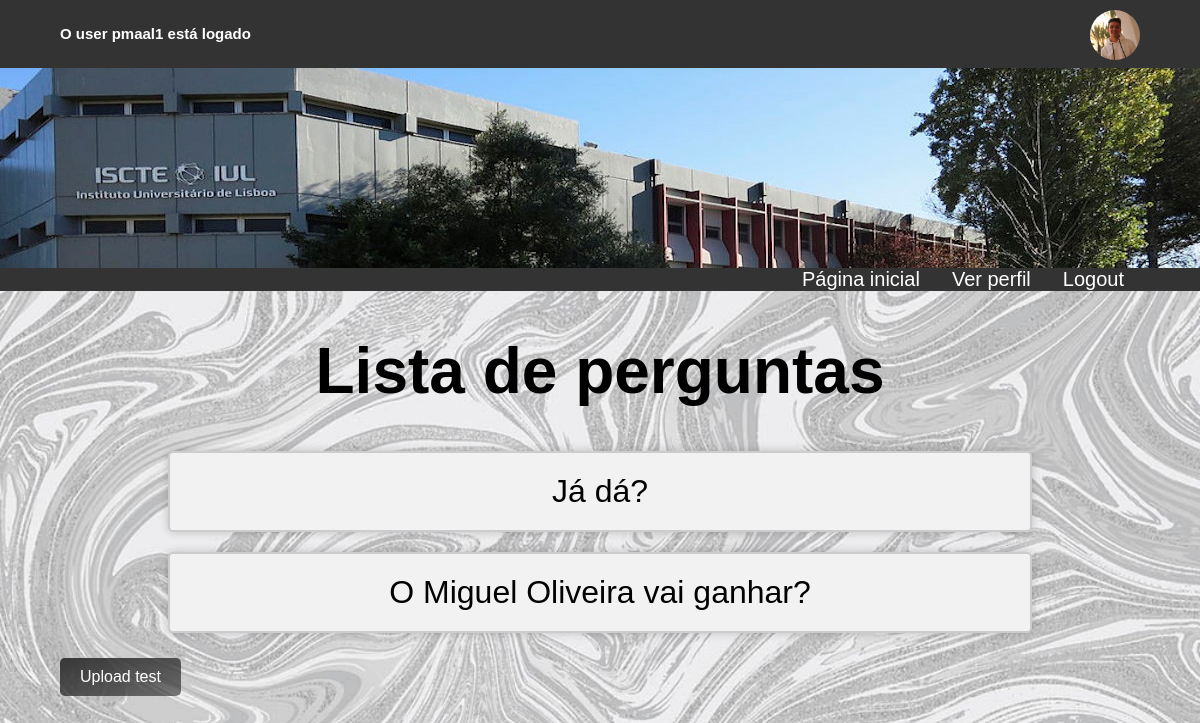
Page /votacao/ (signed in) on the committed database.
### votacao/models.py (models this page shows)
class Questao(models.Model):
    questao_texto = models.CharField(max_length=200)
    pub_data = models.DateTimeField('data de publicacao')

### votacao/views.py (the view)
# urls.py: path('', views.index, name='index'),
def index(request):
    if 'error_message' in request.session:
        del request.session['error_message']
    if request.user.is_authenticated:
        try:
            aluno = Aluno.objects.get(user=request.user)
            request.session['num_votos'] = aluno.num_votos
        except (KeyError, Aluno.DoesNotExist):
            pass
        pic_list = os.listdir('votacao/static/media/')
        fs = FileSystemStorage()
        for filename in pic_list:
            if filename.startswith(request.user.username + '_'):
                profile_pic_url = fs.url(filename)
                request.session['profile_pic_url'] = profile_pic_url
                break
    latest_question_list = Questao.objects.order_by('-pub_data')[:5]
    context = {'latest_question_list': latest_question_list}
    return render(request, 'votacao/index.html', context)

### votacao/templates/votacao/index.html (shortened to what this page needs)
<!DOCTYPE html>
<html lang="en" xmlns="http://www.w3.org/1999/html">
<head>
    {% load static %}
    <link rel="stylesheet" type="text/css" href="{% static 'votacao/css/style.css' %}">
</head>
<body>
<header>
    <div class="container">
        <div id="sessioninfo">
            {% if request.user.is_authenticated %}
                <h2>O user {{ request.user.username }} está logado</h2>
            {% else %}
                <h2>Não está logado...</h2>
            {% endif %}
        </div>
        <div id="header_profileimage">
            {% if request.session.profile_pic_url %}
                <img style="width: 50px; height: 50px" class="profileimg"
                     src="{{ request.session.profile_pic_url }}" alt="Profile Image">
            {% else %}
                <img style="width: 50px; height: 50px" class="profileimg" src="../../static/media/default.png">
            {% endif %}
        </div>
    </div>
    <div id="banner"></div>
</header>
<div class="container_background">
    <div class="container">
        <nav class="mainnav">
             {% if request.user.is_authenticated %}
                <ul>
                    {% if request.session.num_votos >= 0 %}
                        <li class="main_nav_li"><a href="{% url 'votacao:fazlogout' %}">Logout</a></li>
                        <li class="main_nav_li"><a href="{% url 'votacao:verperfil' %}">Ver perfil</a></li>
                        <li class="main_nav_li"><a href="{% url 'votacao:index' %}">Página inicial</a></li>
                    {% else %}
                        <li class="main_nav_li"><a href="{% url 'votacao:fazlogout' %}">Logout</a></li>
                        {% if request.user.is_superuser %}
                            <li class="main_nav_li"><a href="{% url 'votacao:criarquestao' %}">Criar Questão</a></li>
                        {% endif %}
                        <li class="main_nav_li"><a href="{% url 'votacao:index' %}">Página inicial</a></li>
                    {% endif %}
                </ul>
             {% endif %}
        </nav>
    </div>
</div>
{% block conteudoprincipal %}
    <div class="container">
    <h1 id="questionlisttitle">Lista de perguntas</h1>
    {% if latest_question_list %}
        {% for questao in latest_question_list %}
            <div class="box" onclick='location.href="{% url 'votacao:detalhe' questao.id %}"' >
                {{ questao.questao_texto }}
            </div>
        {% endfor %}
    {% else %}
        <div class="container">
            <p>Não há questoes disponíveis.</p>
        </div>
    {% endif %}
     <form>
         <input type="submit" formaction="{% url 'votacao:fazerupload' %}" value="Upload test"><br>
     </form>
    </div>
{% endblock %}
</body>
</html>

### votacao/static/votacao/css/style.css (style rules this page uses)
* { box-sizing: border-box; }
body { font-family: sans-serif; font-size: 2em; margin: 0; background-image: url("../images/grey.jpg"); background-size: 100% 100%; background-size: cover }
.container { width: 90%; margin: 0 auto; overflow: auto; position: relative; }
.container_background { margin: 0 0; background-color: #333; }
input[type=submit] { background: linear-gradient(to bottom right, #383838, rgba(20, 20, 20, 0.54)); color: white; padding: 10px 20px; border: none; border-radius: 5px; font-size: 16px; cursor: pointer; }
#banner { background-image: url("../images/iscte.jpg"); background-size: 100% 100%; height: 200px; width: 100%; }
header { background-color: #333; padding: 0px; font-weight: bold; }
#sessioninfo { margin: 0; position: absolute; top: 50%; transform: translateY(-50%); float: left; background-color: #333; color: white; overflow: auto; font-size: 10px }
#header_profileimage { padding-top: 10px; float: right; }
.mainnav { background-color: #333; overflow: auto; font-size: 20px; }
ul { list-style-type: none; margin: 0; padding: 0 }
.main_nav_li { float: right }
.main_nav_li a, .main_nav_li p { display: block; color: white; text-align: center; padding: 0px 16px; text-decoration: none; }
#questionlisttitle { text-align: center }
.box { text-align: center; width: 80%; border: 2px solid #ccc; background-color: #f2f2f2; padding: 20px; border-radius: 5px; box-shadow: 0 0 10px rgba(0, 0, 0, 0.2); margin-bottom: 20px; margin-inline: auto; }
.profileimg { width: 150px; height: 150px; border-radius: 50%; object-fit: cover; object-position: center; }

### rows in the picture
Questao: questao_texto "Já dá?"
Questao: questao_texto "O Miguel Oliveira vai ganhar?"

### other values in the picture
{{ request.user.username }} "pmaal1"
